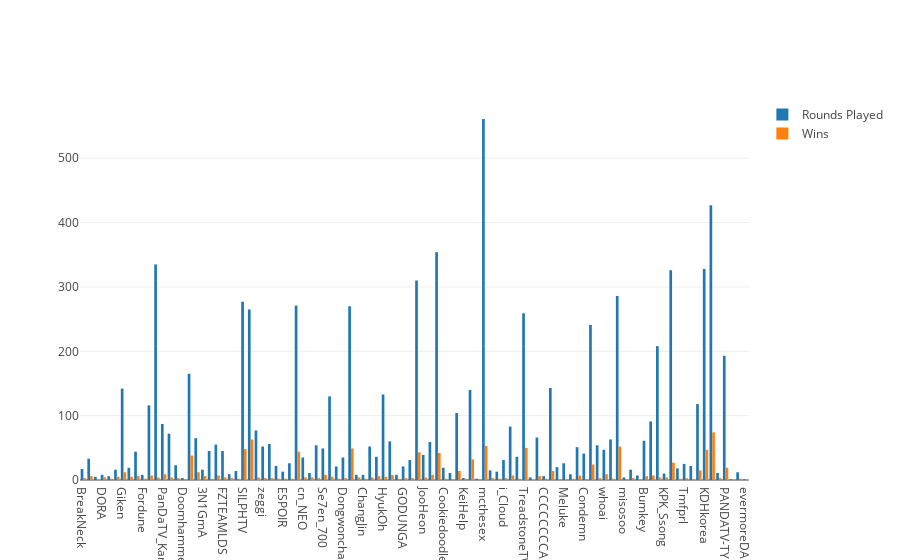

This figure's notebook cell:
### Code cell
data = [trace1, trace2]
layout = go.Layout(barmode='group')

fig = go.Figure(data=data, layout=layout)
iplot(fig, filename='grouped-bar')

### Figure 1 — Plotly figure (JSON) as saved in the notebook; plotly's stock layout.template omitted (floating-point values rounded to 4 significant figures)
{"data": [{"name": "Rounds Played", "type": "bar", "uid": "fbecc654-d2f8-11e8-8f2a-8c8590851f43", "x": ["BreakNeck", "Blackwalk", "mercedes_benz", "DORA", "n2tstar", "coldoxygen", "Giken", "KoreaNo1", "undor", "Fordune", "PandaTV-Tongk", "Benny-_-", "PanDaTV_Karl", "homeboye", "YUPPIEE", "Doomhammer", "DinghisKhan", "YoonRoot", "3N1GmA", "synthtail", "SevenWolf", "FZTEAMLDS", "1125", "BombBurst", "SILPHTV", "SexyPIG", "TOP_94", "zeggi", "baoli6666666", "Toadoo1", "ESPOIR", "SuPoo", "TwitchTV_SADO", "cn_NEO", "Curious_ow", "PanDaTV652714", "Se7en_700", "AKfun", "Romance_", "Dongwonchamchi", "TheHell", "BDBDBB", "ChangJin", "CraXlayer", "COSAB-", "HyukOh", "Yaku1018", "BanMyo", "GODUNGA", "Pull7", "juankorea", "JooHeon", "JAKIM", "Nicknameilanda", "Cookiedoodle", "Xerape", "BLUE-O-", "KeiHelp", "SeaYureka", "threeBELL", "mcthesex", "Gyeongwoon", "Rain1ng", "i_Cloud", "evermorelucky", "Joker666", "TreadstoneTW", "D_VaGod", "UrbanJacket", "CCCCCCCCA", "Panda-WangShaoye", "HunseockGiyomi", "Meluke", "SurplusHuman", "Jembty", "Condemn", "tjwzsp", "DalGoNa", "whoai", "YapHunter", "AceAcephd", "misosoo", "Qurate", "hun__Dan233", "Bumkey", "Solky", "WeiX", "KPK_Ssong", "Autumn_KR", "Nucleus", "Tmfprl", "DogPigBear", "3NCORE", "KDHkorea", "jungwook", "Sitton", "PANDATV-TYF", "Great_Cornholio", "Cafri", "evermoreDAMBI"], "y": [17, 33, 5, 8, 6, 16, 142, 19, 44, 8, 116, 335, 87, 72, 23, 3, 165, 65, 16, 45, 55, 45, 9, 14, 277, 265, 77, 52, 56, 22, 13, 26, 271, 35, 11, 54, 49, 130, 21, 35, 270, 8, 8, 52, 36, 133, 60, 8, 21, 31, 310, 39, 59, 354, 19, 11, 104, 3, 140, 2, 561, 15, 13, 31, 83, 36, 259, 4, 66, 6, 143, 20, 26, 9, 51, 41, 241, 54, 47, 63, 286, 4, 16, 7, 61, 91, 208, 10, 326, 18, 25, 22, 118, 328, 427, 11, 193, 1, 12, 1]}, {"name": "Wins", "type": "bar", "uid": "fbecca34-d2f8-11e8-b842-8c8590851f43", "x": ["BreakNeck", "Blackwalk", "mercedes_benz", "DORA", "n2tstar", "coldoxygen", "Giken", "KoreaNo1", "undor", "Fordune", "PandaTV-Tongk", "Benny-_-", "PanDaTV_Karl", "homeboye", "YUPPIEE", "Doomhammer", "DinghisKhan", "YoonRoot", "3N1GmA", "synthtail", "SevenWolf", "FZTEAMLDS", "1125", "BombBurst", "SILPHTV", "SexyPIG", "TOP_94", "zeggi", "baoli6666666", "Toadoo1", "ESPOIR", "SuPoo", "TwitchTV_SADO", "cn_NEO", "Curious_ow", "PanDaTV652714", "Se7en_700", "AKfun", "Romance_", "Dongwonchamchi", "TheHell", "BDBDBB", "ChangJin", "CraXlayer", "COSAB-", "HyukOh", "Yaku1018", "BanMyo", "GODUNGA", "Pull7", "juankorea", "JooHeon", "JAKIM", "Nicknameilanda", "Cookiedoodle", "Xerape", "BLUE-O-", "KeiHelp", "SeaYureka", "threeBELL", "mcthesex", "Gyeongwoon", "Rain1ng", "i_Cloud", "evermorelucky", "Joker666", "TreadstoneTW", "D_VaGod", "UrbanJacket", "CCCCCCCCA", "Panda-WangShaoye", "HunseockGiyomi", "Meluke", "SurplusHuman", "Jembty", "Condemn", "tjwzsp", "DalGoNa", "whoai", "YapHunter", "AceAcephd", "misosoo", "Qurate", "hun__Dan233", "Bumkey", "Solky", "WeiX", "KPK_Ssong", "Autumn_KR", "Nucleus", "Tmfprl", "DogPigBear", "3NCORE", "KDHkorea", "jungwook", "Sitton", "PANDATV-TYF", "Great_Cornholio", "Cafri", "evermoreDAMBI"], "y": [3, 6, 0, 4, 2, 5, 12, 5, 6, 2, 7, 4, 9, 4, 3, 1, 38, 12, 6, 2, 7, 4, 3, 2, 48, 63, 4, 3, 3, 2, 2, 2, 44, 4, 4, 3, 8, 5, 2, 3, 49, 4, 2, 4, 6, 5, 8, 2, 3, 3, 43, 4, 8, 42, 2, 1, 14, 2, 32, 1, 53, 3, 2, 3, 7, 2, 50, 0, 6, 2, 14, 1, 1, 2, 7, 1, 24, 3, 9, 2, 52, 1, 3, 0, 6, 7, 4, 4, 27, 2, 3, 1, 15, 47, 74, 3, 19, 0, 2, 0]}], "layout": {"barmode": "group"}}
